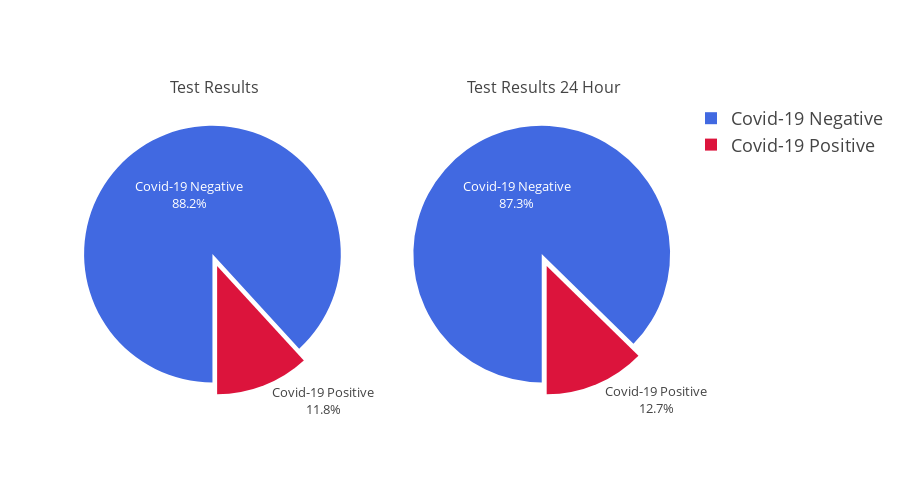

The cell this chart's notebook holds for it:
### Markdown cell above
***As we can see from the graph we have broken our previous record. Today the number of positive cases found is the highest. Today 549 positive cases are found.<br>
The most amount of patients recovered was on 23rd April. After that the recovered amount is very low.***

### Code cell
CoronaTestCaseNo = pd.read_csv('covid-19-TestResultsBD.csv')
# print(CoronaTestCaseNo)

postitiveCases = int(CoronaTestCaseNo['Total'].iloc[3])
negativeCases = int(CoronaTestCaseNo['Total'].iloc[1]) - postitiveCases
otherCases = int(CoronaTestCaseNo['OLab'].iloc[1])
slices = [postitiveCases,negativeCases]
activities = ['Covid-19 Positive','Covid-19 Negative']
cols = ['#DC143C','#4169E1']
fig = make_subplots(
    rows=1, cols=2,
    subplot_titles=("Test Results", "Test Results 24 Hour"),
    specs=[[{"type": "domain"}, {"type": "domain"}]]
)
fig.add_trace(
    go.Pie(labels = activities,
           values=slices,
           marker_colors=cols,pull=0.05,textinfo="percent+label"),
           row=1, col=1)

postitiveCases = int(CoronaTestCaseNo['Total'].iloc[2])
negativeCases = int(CoronaTestCaseNo['Total'].iloc[0]) - postitiveCases
otherCases = int(CoronaTestCaseNo['OLab'].iloc[1])
slices = [postitiveCases,negativeCases]
activities = ['Covid-19 Positive','Covid-19 Negative']
cols = ['#DC143C','#4169E1']

fig.add_trace(
    go.Pie(labels = activities,
           values=slices,
           marker_colors=cols,pull=0.05,textinfo="percent+label"),
           row=1, col=2)
fig.update_traces(rotation = 180,hole=0, hoverinfo="label+percent+value",textfont_size=13)
fig.update_layout(height=500, showlegend=True, template="presentation")

fig.show()

### Figure 1 — Plotly figure (JSON) as saved in the notebook; plotly's stock layout.template omitted (floating-point values rounded to 4 significant figures)
{"data": [{"domain": {"x": [0, 0.45], "y": [0, 1]}, "hole": 0, "hoverinfo": "label+percent+value", "labels": ["Covid-19 Positive", "Covid-19 Negative"], "marker": {"colors": ["#DC143C", "#4169E1"]}, "pull": 0.05, "rotation": 180, "textfont": {"size": 13}, "textinfo": "percent+label", "type": "pie", "values": [6462, 48271]}, {"domain": {"x": [0.55, 1], "y": [0, 1]}, "hole": 0, "hoverinfo": "label+percent+value", "labels": ["Covid-19 Positive", "Covid-19 Negative"], "marker": {"colors": ["#DC143C", "#4169E1"]}, "pull": 0.05, "rotation": 180, "textfont": {"size": 13}, "textinfo": "percent+label", "type": "pie", "values": [549, 3783]}], "layout": {"annotations": [{"font": {"size": 16}, "showarrow": false, "text": "Test Results", "x": 0.225, "xanchor": "center", "xref": "paper", "y": 1, "yanchor": "bottom", "yref": "paper"}, {"font": {"size": 16}, "showarrow": false, "text": "Test Results 24 Hour", "x": 0.775, "xanchor": "center", "xref": "paper", "y": 1, "yanchor": "bottom", "yref": "paper"}], "height": 500, "showlegend": true}}
